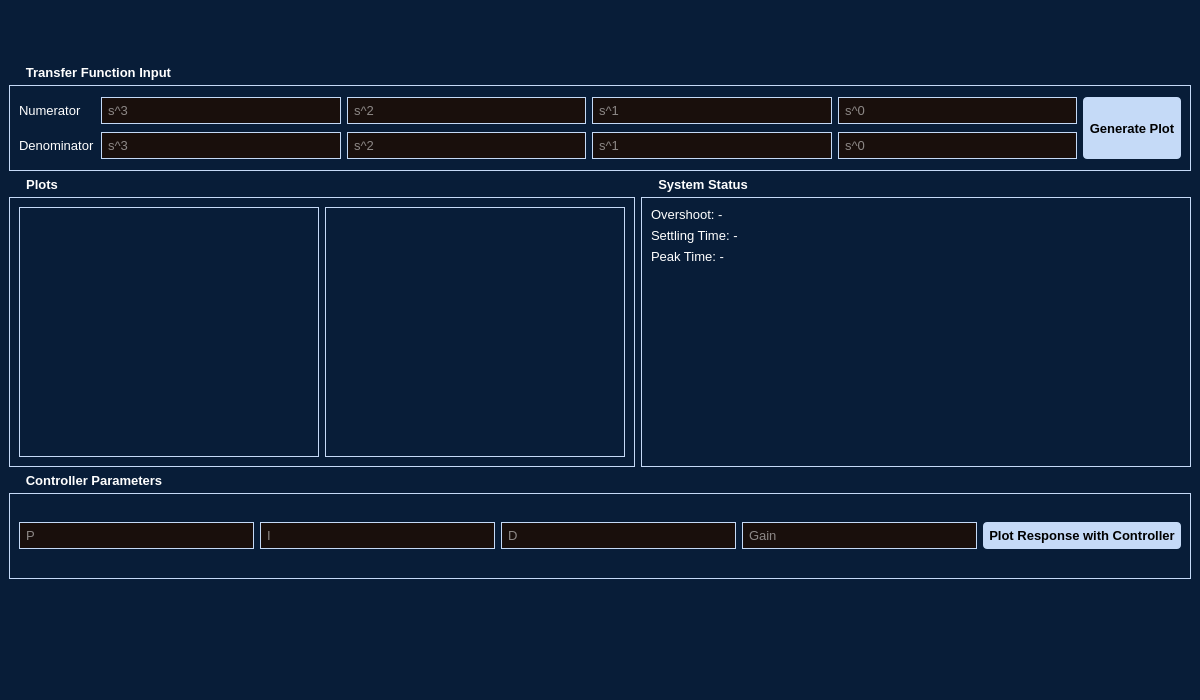
<?xml version="1.0" encoding="UTF-8"?>
<ui version="4.0">
 <class>MainWindow</class>
 <widget class="QMainWindow" name="MainWindow">
  <property name="geometry">
   <rect>
    <x>0</x>
    <y>0</y>
    <width>1200</width>
    <height>700</height>
   </rect>
  </property>
  <property name="windowTitle">
   <string>Root Locus &amp; Control System Analyzer</string>
  </property>
  <property name="styleSheet">
   <string notr="true">
    QWidget {
        background-color: rgb(8, 29, 56);
        color: rgb(255,255,255);
        font-size: 10pt;
    }
    QGroupBox {
        border: 1px solid rgb(197,218,247);
        margin-top: 20px;
        font-weight: bold;
    }
    QGroupBox::title {
        subcontrol-origin: margin;
        subcontrol-position: top left;
        left: 10px;
        padding: 0 5px;
    }
    QLineEdit {
        border: 1px solid rgb(197,218,247);
        padding: 4px;
        background-color: rgb(25,15,12);
        color: white;
    }
    QPushButton {
        background-color: rgb(197,218,247);
        color: black;
        padding: 6px;
        border-radius: 4px;
        font-weight: bold;
    }
    QPushButton:hover {
        background-color: rgb(255,128,128);
    }
    QPushButton:pressed {
        background-color: rgb(255,0,0);
    }
    QLabel {
        color: white;
    }
   </string>
  </property>
  <widget class="QWidget" name="centralwidget">
   <layout class="QVBoxLayout" name="mainLayout">
    <item>
     <layout class="QHBoxLayout" name="topBar">
      <property name="sizeConstraint">
       <enum>QLayout::SetFixedSize</enum>
      </property>
      <item>
       <widget class="QLabel" name="logoTopLeft">
        <property name="enabled">
         <bool>true</bool>
        </property>
        <property name="sizePolicy">
         <sizepolicy hsizetype="Fixed" vsizetype="Fixed">
          <horstretch>0</horstretch>
          <verstretch>0</verstretch>
         </sizepolicy>
        </property>
        <property name="minimumSize">
         <size>
          <width>100</width>
          <height>50</height>
         </size>
        </property>
        <property name="styleSheet">
         <string notr="true"/>
        </property>
        <property name="text">
         <string/>
        </property>
        <property name="pixmap">
         <pixmap resource="../resource.qrc">:/assets/assets/Header.png</pixmap>
        </property>
        <property name="scaledContents">
         <bool>true</bool>
        </property>
        <property name="alignment">
         <set>Qt::AlignCenter</set>
        </property>
        <property name="wordWrap">
         <bool>false</bool>
        </property>
       </widget>
      </item>
      <item>
       <spacer name="topSpacer">
        <property name="orientation">
         <enum>Qt::Horizontal</enum>
        </property>
        <property name="sizeType">
         <enum>QSizePolicy::Fixed</enum>
        </property>
        <property name="sizeHint" stdset="0">
         <size>
          <width>40</width>
          <height>20</height>
         </size>
        </property>
       </spacer>
      </item>
     </layout>
    </item>
    <item>
     <widget class="QGroupBox" name="groupTF">
      <property name="title">
       <string>Transfer Function Input</string>
      </property>
      <layout class="QGridLayout" name="gridLayoutTF">
       <item row="1" column="3">
        <widget class="QLineEdit" name="den_s1">
         <property name="placeholderText">
          <string>s^1</string>
         </property>
        </widget>
       </item>
       <item row="0" column="3">
        <widget class="QLineEdit" name="num_s1">
         <property name="placeholderText">
          <string>s^1</string>
         </property>
        </widget>
       </item>
       <item row="0" column="0">
        <widget class="QLabel" name="labelNum">
         <property name="text">
          <string>Numerator</string>
         </property>
        </widget>
       </item>
       <item row="0" column="4">
        <widget class="QLineEdit" name="num_s0">
         <property name="placeholderText">
          <string>s^0</string>
         </property>
        </widget>
       </item>
       <item row="1" column="0">
        <widget class="QLabel" name="labelDen">
         <property name="text">
          <string>Denominator</string>
         </property>
        </widget>
       </item>
       <item row="0" column="2">
        <widget class="QLineEdit" name="num_s2">
         <property name="placeholderText">
          <string>s^2</string>
         </property>
        </widget>
       </item>
       <item row="0" column="5" rowspan="2">
        <widget class="QPushButton" name="btnGeneratePlot">
         <property name="sizePolicy">
          <sizepolicy hsizetype="Minimum" vsizetype="Expanding">
           <horstretch>0</horstretch>
           <verstretch>0</verstretch>
          </sizepolicy>
         </property>
         <property name="text">
          <string>Generate Plot</string>
         </property>
        </widget>
       </item>
       <item row="0" column="1">
        <widget class="QLineEdit" name="num_s3">
         <property name="placeholderText">
          <string>s^3</string>
         </property>
        </widget>
       </item>
       <item row="1" column="2">
        <widget class="QLineEdit" name="den_s2">
         <property name="placeholderText">
          <string>s^2</string>
         </property>
        </widget>
       </item>
       <item row="1" column="1">
        <widget class="QLineEdit" name="den_s3">
         <property name="placeholderText">
          <string>s^3</string>
         </property>
        </widget>
       </item>
       <item row="1" column="4">
        <widget class="QLineEdit" name="den_s0">
         <property name="placeholderText">
          <string>s^0</string>
         </property>
        </widget>
       </item>
      </layout>
     </widget>
    </item>
    <item>
     <layout class="QHBoxLayout" name="plotStatusLayout">
      <item>
       <widget class="QGroupBox" name="groupPlots">
        <property name="title">
         <string>Plots</string>
        </property>
        <layout class="QHBoxLayout" name="horizontalLayoutPlots">
         <item>
          <widget class="QWidget" name="BodePlotWidget" native="true">
           <property name="minimumSize">
            <size>
             <width>300</width>
             <height>250</height>
            </size>
           </property>
           <property name="cursor">
            <cursorShape>WhatsThisCursor</cursorShape>
           </property>
           <property name="styleSheet">
            <string>border: 1px solid rgb(197,218,247);</string>
           </property>
          </widget>
         </item>
         <item>
          <widget class="QWidget" name="stepResponsePlotWidget" native="true">
           <property name="minimumSize">
            <size>
             <width>300</width>
             <height>250</height>
            </size>
           </property>
           <property name="cursor">
            <cursorShape>WhatsThisCursor</cursorShape>
           </property>
           <property name="styleSheet">
            <string>border: 1px solid rgb(197,218,247);</string>
           </property>
          </widget>
         </item>
        </layout>
       </widget>
      </item>
      <item>
       <widget class="QGroupBox" name="groupStatus">
        <property name="title">
         <string>System Status</string>
        </property>
        <layout class="QFormLayout" name="formLayout">
         <item row="0" column="0">
          <widget class="QLabel" name="lblOvershoot">
           <property name="text">
            <string>Overshoot: -</string>
           </property>
          </widget>
         </item>
         <item row="1" column="0">
          <widget class="QLabel" name="lblSettlingTime">
           <property name="text">
            <string>Settling Time: -</string>
           </property>
          </widget>
         </item>
         <item row="2" column="0">
          <widget class="QLabel" name="lblPeakTime">
           <property name="text">
            <string>Peak Time: -</string>
           </property>
          </widget>
         </item>
        </layout>
       </widget>
      </item>
     </layout>
    </item>
    <item>
     <widget class="QGroupBox" name="groupController">
      <property name="title">
       <string>Controller Parameters</string>
      </property>
      <layout class="QHBoxLayout" name="horizontalLayoutController">
       <item>
        <widget class="QLineEdit" name="inputP">
         <property name="placeholderText">
          <string>P</string>
         </property>
        </widget>
       </item>
       <item>
        <widget class="QLineEdit" name="inputI">
         <property name="placeholderText">
          <string>I</string>
         </property>
        </widget>
       </item>
       <item>
        <widget class="QLineEdit" name="inputD">
         <property name="placeholderText">
          <string>D</string>
         </property>
        </widget>
       </item>
       <item>
        <widget class="QLineEdit" name="inputGain">
         <property name="placeholderText">
          <string>Gain</string>
         </property>
        </widget>
       </item>
       <item>
        <widget class="QPushButton" name="btnPlotWithController">
         <property name="text">
          <string>Plot Response with Controller</string>
         </property>
        </widget>
       </item>
      </layout>
     </widget>
    </item>
    <item>
     <layout class="QHBoxLayout" name="bottomLayout">
      <item>
       <spacer name="bottomSpacer">
        <property name="orientation">
         <enum>Qt::Horizontal</enum>
        </property>
        <property name="sizeHint" stdset="0">
         <size>
          <width>40</width>
          <height>20</height>
         </size>
        </property>
       </spacer>
      </item>
      <item>
       <widget class="QLabel" name="logoBottomRight">
        <property name="sizePolicy">
         <sizepolicy hsizetype="Fixed" vsizetype="Fixed">
          <horstretch>0</horstretch>
          <verstretch>0</verstretch>
         </sizepolicy>
        </property>
        <property name="minimumSize">
         <size>
          <width>70</width>
          <height>60</height>
         </size>
        </property>
        <property name="maximumSize">
         <size>
          <width>5</width>
          <height>200</height>
         </size>
        </property>
        <property name="sizeIncrement">
         <size>
          <width>0</width>
          <height>0</height>
         </size>
        </property>
        <property name="styleSheet">
         <string notr="true"/>
        </property>
        <property name="text">
         <string/>
        </property>
        <property name="textFormat">
         <enum>Qt::AutoText</enum>
        </property>
        <property name="pixmap">
         <pixmap resource="../resource.qrc">:/assets/assets/Logo Controllab (2).png</pixmap>
        </property>
        <property name="scaledContents">
         <bool>true</bool>
        </property>
        <property name="alignment">
         <set>Qt::AlignCenter</set>
        </property>
        <property name="wordWrap">
         <bool>false</bool>
        </property>
        <property name="openExternalLinks">
         <bool>false</bool>
        </property>
       </widget>
      </item>
     </layout>
    </item>
   </layout>
  </widget>
 </widget>
 <resources>
  <include location="../resource.qrc"/>
 </resources>
 <connections/>
</ui>
